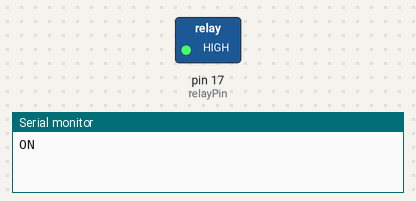
The sketch below on a simulated Arduino Uno, built with avr-gcc and run on an emulated ATmega328P. On the bench: switched loads named in the sketch (green lamp = pin HIGH), the last lines printed to the serial monitor.

Above: at 3.5 s.
At 8.5 s:
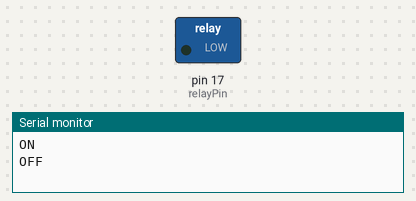
Timing chart, 0 to 14.0 s (numbered marks = the images above):
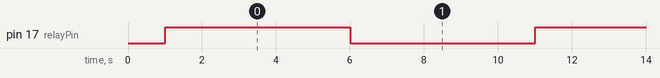

Measured:
- by itself, pin 17 (relayPin): alternates HIGH for 5.0 s and LOW for 5.0 s

The sketch:

relay_test.ino
```cpp
#include<Arduino.h>

int relayPin = 17  ;

void setup() {
  Serial.begin(115200);
  delay(1000);
  pinMode(relayPin,OUTPUT);


}

void loop() {
   digitalWrite(relayPin,HIGH);
  Serial.println("ON");
  delay(5000);

  digitalWrite(relayPin, LOW);
  Serial.println("OFF");
  delay(5000);

}
```
